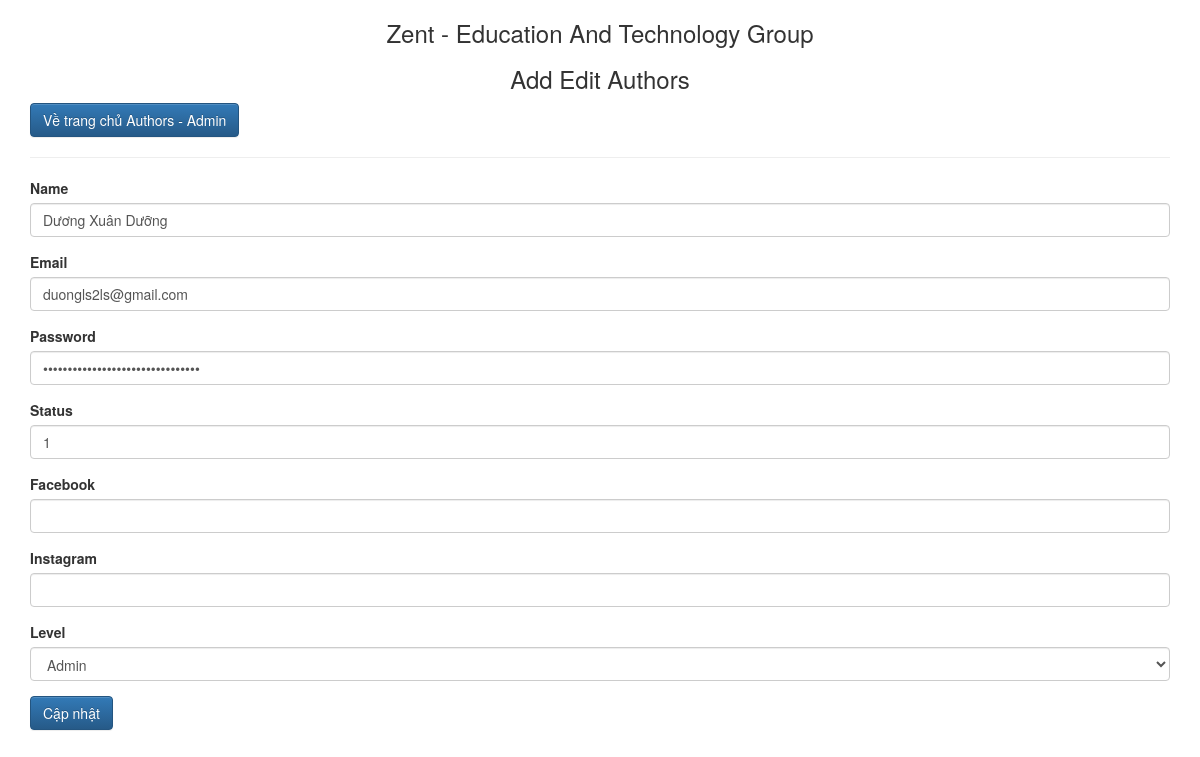
/Admin/authors/authors_edit.php?id=1 (signed in), run on the app's committed database.
### tables this page shows
CREATE TABLE `authors`  (
  `id` int(11) NOT NULL AUTO_INCREMENT,
  `name` varchar(255) NULL DEFAULT NULL,
  `email` varchar(255) NULL DEFAULT NULL,
  `password` varchar(255) NULL DEFAULT NULL,
  `status` int(255) NULL DEFAULT NULL,
  PRIMARY KEY (`id`) USING BTREE
);

### Admin/authors/authors_edit.php (the view, shortened to what this page needs)
<?php
    require_once('../../connection.php');
    $id = $_GET['id'];
	$query_ad_authorsid=  "SELECT * from authors where id=".$id."";
	$result_ad_authorsid = $conn->query($query_ad_authorsid);
    $authors_ad_2 = $result_ad_authorsid->fetch_assoc();
?>
<!DOCTYPE html>
<html>
<head>
    <link rel="stylesheet" href="http://netdna.bootstrapcdn.com/bootstrap/3.1.1/css/bootstrap.min.css">
    <link rel="stylesheet" href="http://netdna.bootstrapcdn.com/bootstrap/3.1.1/css/bootstrap-theme.min.css">
</head>
<body>
    <div class="container">
    <h3 align="center">Zent - Education And Technology Group</h3>
    <h3 align="center">Add Edit Authors</h3>
    <a href="index.php" type="button" class="btn btn-primary">Về trang chủ Authors - Admin</a>
    <hr>
        <form action="authors_edit_action.php" method="POST" role="form" enctype="multipart/form-data">
            <div class="form-group">
                <label for="">Name</label>
                <input type="text" class="form-control" id="" placeholder="" name="name" value="<?=$authors_ad_2['name'] ?>">
            </div>
            <div class="form-group">
                <label for="">Email</label>
                <input type="text" class="form-control" id="" placeholder="" name="email" value="<?=$authors_ad_2['email'] ?>">
            </div>
            <div class="form-group">
                <label for="">Password</label>
                <input type="Password" class="form-control" id="" placeholder="" name="password" value="<?=$authors_ad_2['password']?>">
            </div>
            <div class="form-group">
                <label for="">Status</label>
                <input type="text" class="form-control" id="" placeholder="" name="status" value="<?=$authors_ad_2['status'] ?>">
            </div>
            <div class="form-group">
                <label for="">Facebook</label>
                <input type="text" class="form-control" id="" placeholder="" name="facebook" value="<?=$authors_ad_2['facebook']?>">
            </div>
            <div class="form-group">
                <label for="">Instagram</label>
                <input type="text" class="form-control" id="" placeholder="" name="instagram" value="<?=$authors_ad_2['instagram'] ?>">
            </div>
            <div class="form-group">
                <label for="">Level</label>
                <select id="" name="level" class="form-control">
                    <option <?=(0 == $authors_ad_2['level']?'selected':'')?> value="0"> Admin</option>
                </select>
            </div>
            <button type="submit" class="btn btn-primary">Cập nhật</button>
        </form>
    </div>
</body>
</html>

### data on the page
authors: name "Dương Xuân Dưỡng", email "duongls2ls@gmail.com", status "1"
